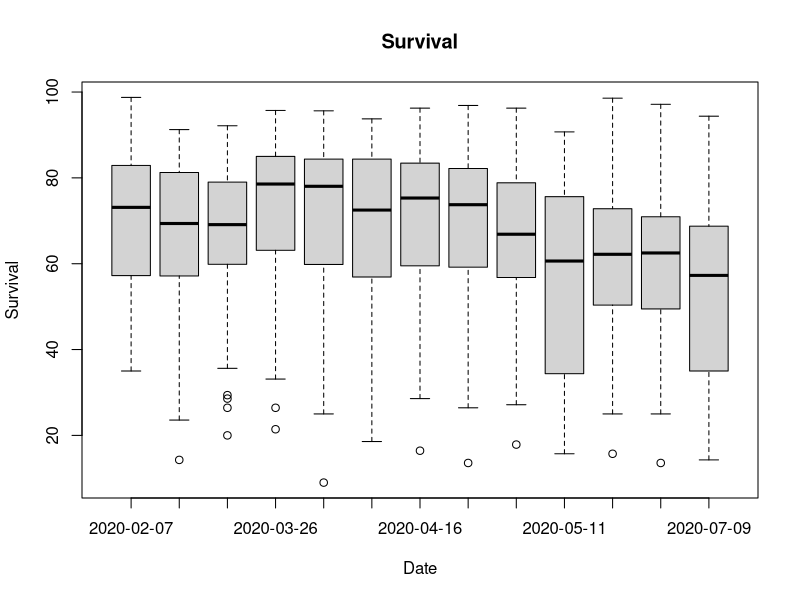
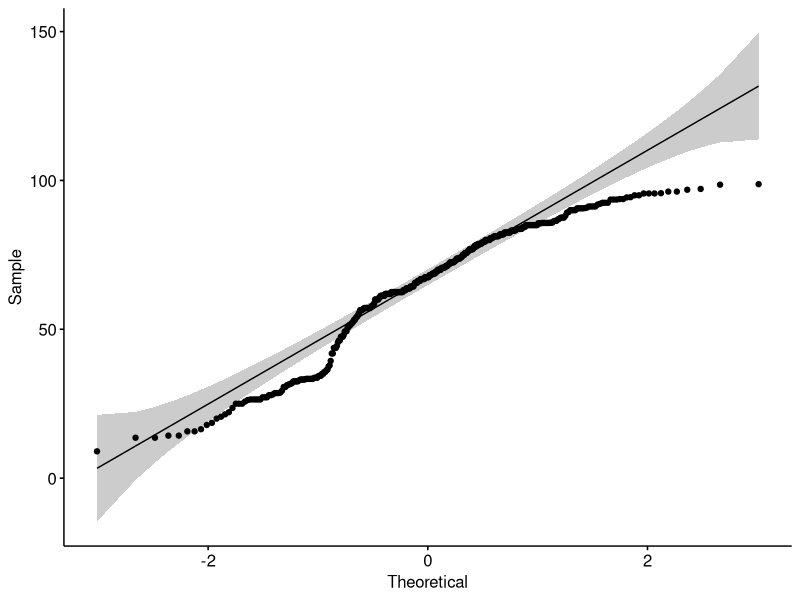
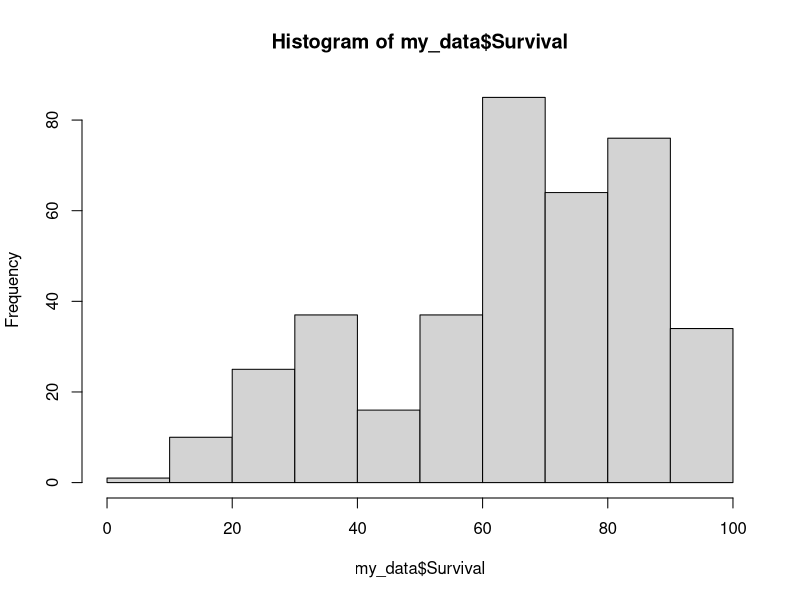
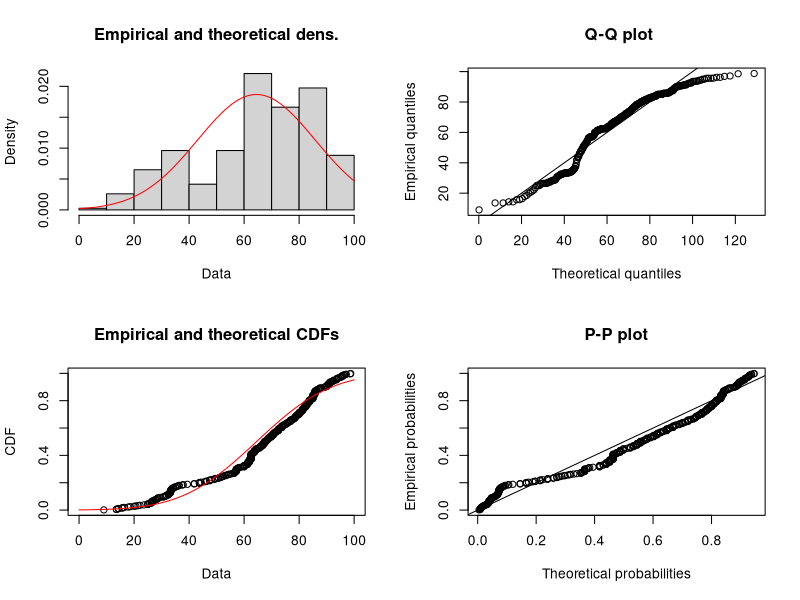
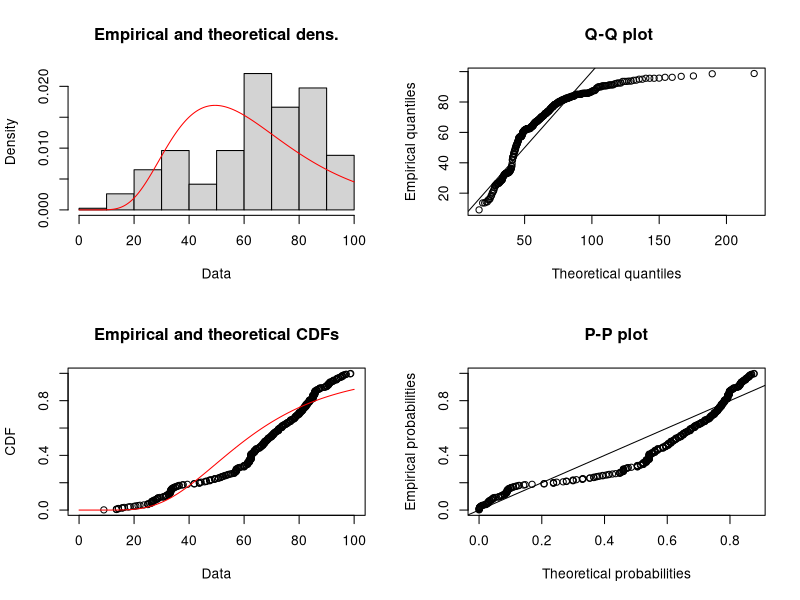
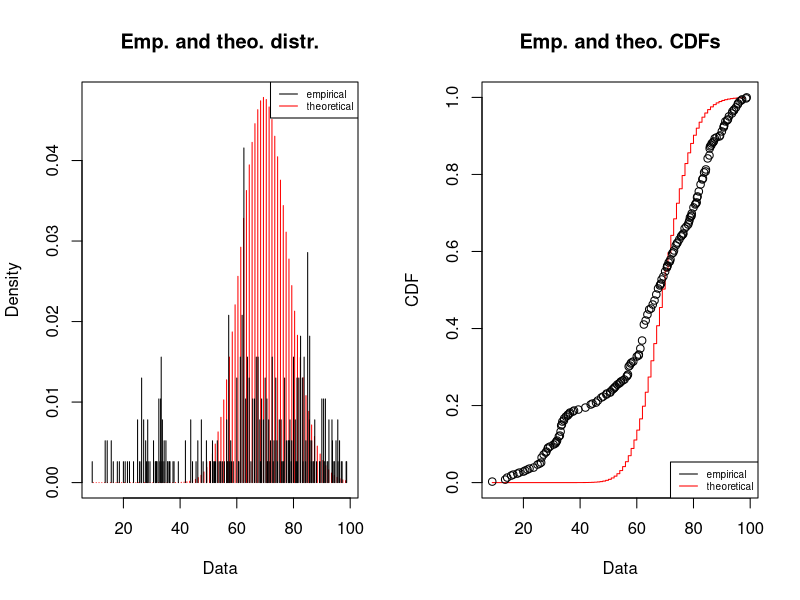
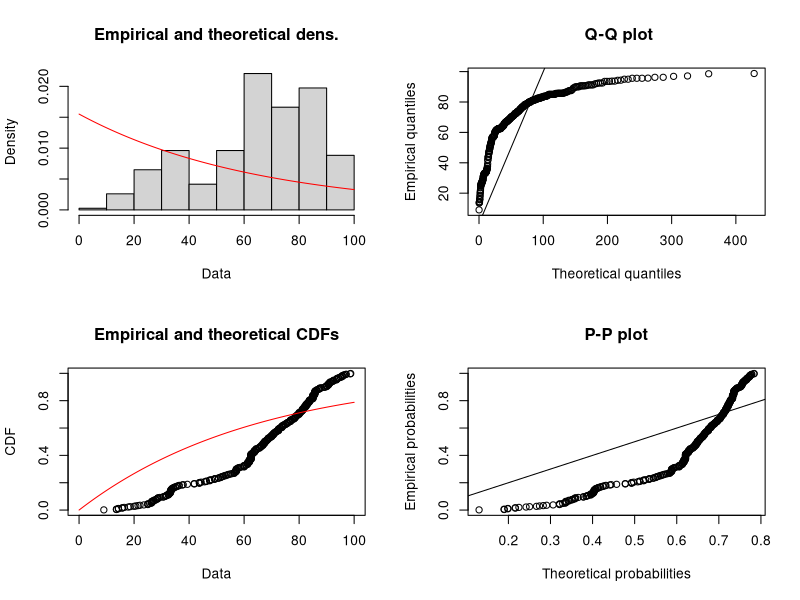
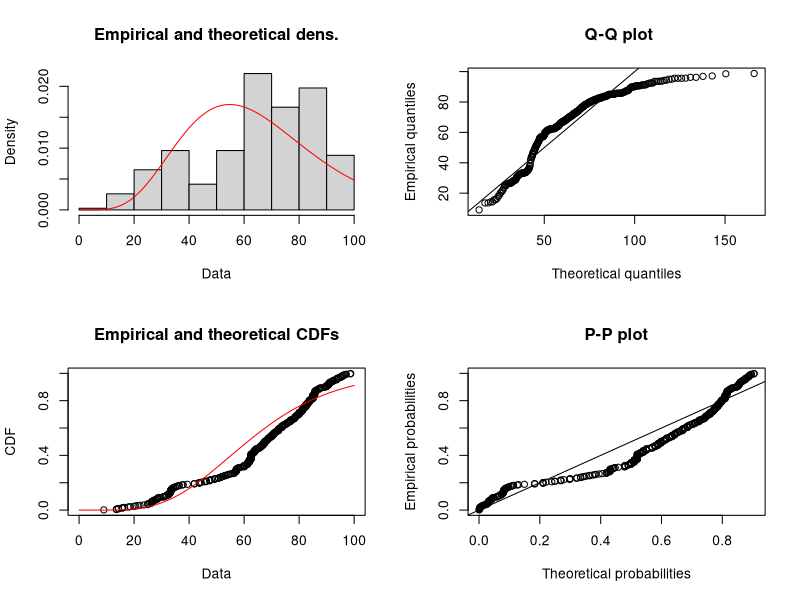

Here is the R script that generated these plots, in order: (Note: this script raises an error after producing the figures.)
# loading libraries
library("readxl")
library("tidyverse")
library("lattice")
library("rstatix")
library("ggpubr")
library("lme4")
library("fitdistrplus")
library("lmerTest")
library("car")

# loading xls files
my_data <- read_excel("ImageJ_R.xlsx", sheet = 1)

# combining relevant sheets of excel file
for (i in 2:36) {
  temp <- read_excel("ImageJ_R.xlsx", sheet = i)
  my_data <- rbind(my_data, temp)
  print(i)
}

# removing unnecessary columns
my_data <- my_data[c(1,2,4,17)]

# turn dates into number of days from start (07/02/2020)
startdate <- as.Date("2020-02-07","%Y-%m-%d")
my_data$Date_days <- as.numeric(difftime(my_data$Date,startdate ,units="days"), units="days")

# change headers of column survival
my_data = my_data %>% 
  rename(
    Survival = `Survival (%)`
  )

# removing rows containing NAs (so the rows that don't contain the average values for survival)
my_data <- na.omit(my_data)

my_data <- as.tbl(my_data) %>% 
  bind_rows(my_data) %>% 
  group_by(Structure, Treatment, Date_days) %>% 
  summarise_all(c("mean"))

# write.csv(my_data,"test.csv", row.names = FALSE)

## check repeated measures ANOVA requirements

# visualising data with box plots

boxplot(my_data$`Survival` ~ my_data$Date,
        data=my_data, 
        main="Survival", 
        xlab="Date", 
        ylab="Survival")

# normality tests
ggqqplot(my_data, x = "Survival")

hist(my_data$Survival)

shapiro_test(my_data$Survival)

# Testing for homogeneity of variances
leveneTest(my_data$Survival, my_data$Treatment)
fligner.test(my_data$Survival, my_data$Treatment)
# Variances are NOT homogeneous

# Testing for sphericity
# Mauchly's Test for Sphericity!

# Testing which distribution fits the data best

test <- fitdist(my_data$Survival, "norm")
plot(test)
test$aic

test <- fitdist(my_data$Survival, "lnorm")
plot(test)
test$aic

test <- fitdist(my_data$Survival, "pois")
plot(test)
test$aic

test <- fitdist(my_data$Survival, "exp")
plot(test)
test$aic

test <- fitdist(my_data$Survival, "gamma")
plot(test)
test$aic

test <- fitdist(my_data$Survival, "nbinom")
plot(test)
test$aic

test <- fitdist(my_data$Survival, "geom")
plot(test)
test$aic

test <- fitdist((my_data$Survival/100), "beta", method = "mme")
plot(test)
test$aic

test <- fitdist(my_data$Survival, "unif")
plot(test)
test$aic

test <- fitdist(my_data$Survival, "logis")
plot(test)
test$aic

# A beta distribution fits best, so this will be used in the model

# Generalized Linear Mixed Model with Repeated Measures

Model <- glmer(Survival~Treatment+Date_days + (1|Structure), family=gaussian, data=my_data)
print(summary(Model),correlation=FALSE)
plot(Model2)
qqnorm(resid(Model))
